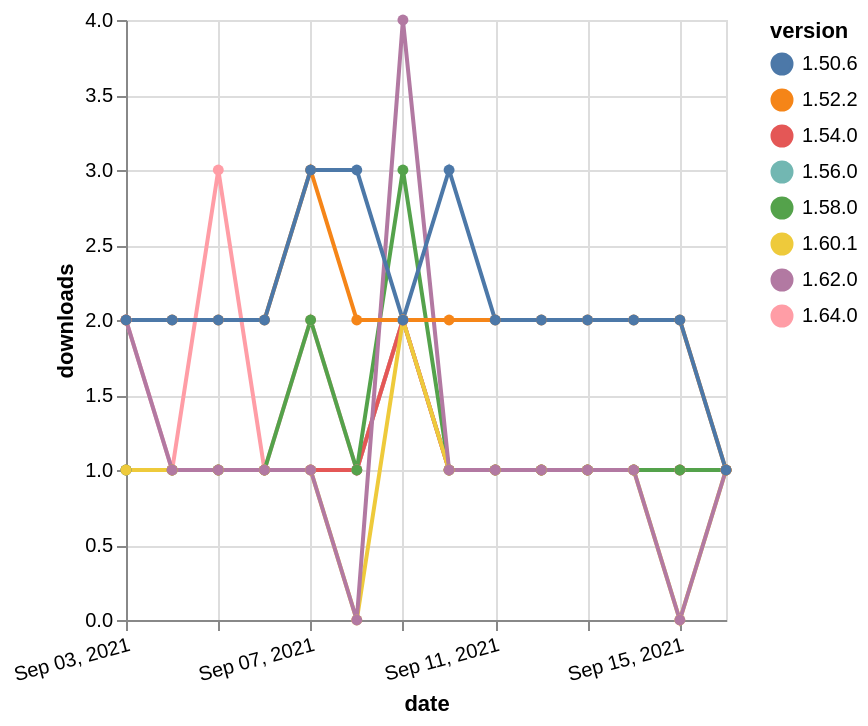

The specification (Vega-Lite) saved for this image:
### Vega-Lite specification from a JSON file in a GitHub repository (floating-point values rounded to 4 significant figures)
{"$schema": "https://vega.github.io/schema/vega-lite/v5.json", "description": "A simple bar chart with embedded data.", "data": {"values": [{"date": "2021-09-03", "total": 200, "delta": 1, "version": "1.56.0"}, {"date": "2021-09-04", "total": 201, "delta": 1, "version": "1.56.0"}, {"date": "2021-09-05", "total": 202, "delta": 1, "version": "1.56.0"}, {"date": "2021-09-06", "total": 203, "delta": 1, "version": "1.56.0"}, {"date": "2021-09-07", "total": 204, "delta": 1, "version": "1.56.0"}, {"date": "2021-09-08", "total": 205, "delta": 1, "version": "1.56.0"}, {"date": "2021-09-09", "total": 207, "delta": 2, "version": "1.56.0"}, {"date": "2021-09-10", "total": 208, "delta": 1, "version": "1.56.0"}, {"date": "2021-09-11", "total": 209, "delta": 1, "version": "1.56.0"}, {"date": "2021-09-12", "total": 210, "delta": 1, "version": "1.56.0"}, {"date": "2021-09-13", "total": 211, "delta": 1, "version": "1.56.0"}, {"date": "2021-09-14", "total": 212, "delta": 1, "version": "1.56.0"}, {"date": "2021-09-15", "total": 213, "delta": 1, "version": "1.56.0"}, {"date": "2021-09-16", "total": 214, "delta": 1, "version": "1.56.0"}, {"date": "2021-09-03", "total": 119, "delta": 2, "version": "1.64.0"}, {"date": "2021-09-04", "total": 120, "delta": 1, "version": "1.64.0"}, {"date": "2021-09-05", "total": 123, "delta": 3, "version": "1.64.0"}, {"date": "2021-09-06", "total": 124, "delta": 1, "version": "1.64.0"}, {"date": "2021-09-07", "total": 126, "delta": 2, "version": "1.64.0"}, {"date": "2021-09-08", "total": 127, "delta": 1, "version": "1.64.0"}, {"date": "2021-09-09", "total": 129, "delta": 2, "version": "1.64.0"}, {"date": "2021-09-10", "total": 130, "delta": 1, "version": "1.64.0"}, {"date": "2021-09-11", "total": 131, "delta": 1, "version": "1.64.0"}, {"date": "2021-09-12", "total": 132, "delta": 1, "version": "1.64.0"}, {"date": "2021-09-13", "total": 133, "delta": 1, "version": "1.64.0"}, {"date": "2021-09-14", "total": 134, "delta": 1, "version": "1.64.0"}, {"date": "2021-09-15", "total": 135, "delta": 1, "version": "1.64.0"}, {"date": "2021-09-16", "total": 136, "delta": 1, "version": "1.64.0"}, {"date": "2021-09-03", "total": 268, "delta": 1, "version": "1.54.0"}, {"date": "2021-09-04", "total": 269, "delta": 1, "version": "1.54.0"}, {"date": "2021-09-05", "total": 270, "delta": 1, "version": "1.54.0"}, {"date": "2021-09-06", "total": 271, "delta": 1, "version": "1.54.0"}, {"date": "2021-09-07", "total": 272, "delta": 1, "version": "1.54.0"}, {"date": "2021-09-08", "total": 273, "delta": 1, "version": "1.54.0"}, {"date": "2021-09-09", "total": 275, "delta": 2, "version": "1.54.0"}, {"date": "2021-09-10", "total": 276, "delta": 1, "version": "1.54.0"}, {"date": "2021-09-11", "total": 277, "delta": 1, "version": "1.54.0"}, {"date": "2021-09-12", "total": 278, "delta": 1, "version": "1.54.0"}, {"date": "2021-09-13", "total": 279, "delta": 1, "version": "1.54.0"}, {"date": "2021-09-14", "total": 280, "delta": 1, "version": "1.54.0"}, {"date": "2021-09-15", "total": 281, "delta": 1, "version": "1.54.0"}, {"date": "2021-09-16", "total": 282, "delta": 1, "version": "1.54.0"}, {"date": "2021-09-03", "total": 210, "delta": 1, "version": "1.58.0"}, {"date": "2021-09-04", "total": 211, "delta": 1, "version": "1.58.0"}, {"date": "2021-09-05", "total": 212, "delta": 1, "version": "1.58.0"}, {"date": "2021-09-06", "total": 213, "delta": 1, "version": "1.58.0"}, {"date": "2021-09-07", "total": 215, "delta": 2, "version": "1.58.0"}, {"date": "2021-09-08", "total": 216, "delta": 1, "version": "1.58.0"}, {"date": "2021-09-09", "total": 219, "delta": 3, "version": "1.58.0"}, {"date": "2021-09-10", "total": 220, "delta": 1, "version": "1.58.0"}, {"date": "2021-09-11", "total": 221, "delta": 1, "version": "1.58.0"}, {"date": "2021-09-12", "total": 222, "delta": 1, "version": "1.58.0"}, {"date": "2021-09-13", "total": 223, "delta": 1, "version": "1.58.0"}, {"date": "2021-09-14", "total": 224, "delta": 1, "version": "1.58.0"}, {"date": "2021-09-15", "total": 225, "delta": 1, "version": "1.58.0"}, {"date": "2021-09-16", "total": 226, "delta": 1, "version": "1.58.0"}, {"date": "2021-09-03", "total": 168, "delta": 1, "version": "1.60.1"}, {"date": "2021-09-04", "total": 169, "delta": 1, "version": "1.60.1"}, {"date": "2021-09-05", "total": 170, "delta": 1, "version": "1.60.1"}, {"date": "2021-09-06", "total": 171, "delta": 1, "version": "1.60.1"}, {"date": "2021-09-07", "total": 172, "delta": 1, "version": "1.60.1"}, {"date": "2021-09-08", "total": 172, "delta": 0, "version": "1.60.1"}, {"date": "2021-09-09", "total": 174, "delta": 2, "version": "1.60.1"}, {"date": "2021-09-10", "total": 175, "delta": 1, "version": "1.60.1"}, {"date": "2021-09-11", "total": 176, "delta": 1, "version": "1.60.1"}, {"date": "2021-09-12", "total": 177, "delta": 1, "version": "1.60.1"}, {"date": "2021-09-13", "total": 178, "delta": 1, "version": "1.60.1"}, {"date": "2021-09-14", "total": 179, "delta": 1, "version": "1.60.1"}, {"date": "2021-09-15", "total": 179, "delta": 0, "version": "1.60.1"}, {"date": "2021-09-16", "total": 180, "delta": 1, "version": "1.60.1"}, {"date": "2021-09-03", "total": 190, "delta": 2, "version": "1.62.0"}, {"date": "2021-09-04", "total": 191, "delta": 1, "version": "1.62.0"}, {"date": "2021-09-05", "total": 192, "delta": 1, "version": "1.62.0"}, {"date": "2021-09-06", "total": 193, "delta": 1, "version": "1.62.0"}, {"date": "2021-09-07", "total": 194, "delta": 1, "version": "1.62.0"}, {"date": "2021-09-08", "total": 194, "delta": 0, "version": "1.62.0"}, {"date": "2021-09-09", "total": 198, "delta": 4, "version": "1.62.0"}, {"date": "2021-09-10", "total": 199, "delta": 1, "version": "1.62.0"}, {"date": "2021-09-11", "total": 200, "delta": 1, "version": "1.62.0"}, {"date": "2021-09-12", "total": 201, "delta": 1, "version": "1.62.0"}, {"date": "2021-09-13", "total": 202, "delta": 1, "version": "1.62.0"}, {"date": "2021-09-14", "total": 203, "delta": 1, "version": "1.62.0"}, {"date": "2021-09-15", "total": 203, "delta": 0, "version": "1.62.0"}, {"date": "2021-09-16", "total": 204, "delta": 1, "version": "1.62.0"}, {"date": "2021-09-03", "total": 2264, "delta": 2, "version": "1.52.2"}, {"date": "2021-09-04", "total": 2266, "delta": 2, "version": "1.52.2"}, {"date": "2021-09-05", "total": 2268, "delta": 2, "version": "1.52.2"}, {"date": "2021-09-06", "total": 2270, "delta": 2, "version": "1.52.2"}, {"date": "2021-09-07", "total": 2273, "delta": 3, "version": "1.52.2"}, {"date": "2021-09-08", "total": 2275, "delta": 2, "version": "1.52.2"}, {"date": "2021-09-09", "total": 2277, "delta": 2, "version": "1.52.2"}, {"date": "2021-09-10", "total": 2279, "delta": 2, "version": "1.52.2"}, {"date": "2021-09-11", "total": 2281, "delta": 2, "version": "1.52.2"}, {"date": "2021-09-12", "total": 2283, "delta": 2, "version": "1.52.2"}, {"date": "2021-09-13", "total": 2285, "delta": 2, "version": "1.52.2"}, {"date": "2021-09-14", "total": 2287, "delta": 2, "version": "1.52.2"}, {"date": "2021-09-15", "total": 2289, "delta": 2, "version": "1.52.2"}, {"date": "2021-09-16", "total": 2290, "delta": 1, "version": "1.52.2"}, {"date": "2021-09-03", "total": 2402, "delta": 2, "version": "1.50.6"}, {"date": "2021-09-04", "total": 2404, "delta": 2, "version": "1.50.6"}, {"date": "2021-09-05", "total": 2406, "delta": 2, "version": "1.50.6"}, {"date": "2021-09-06", "total": 2408, "delta": 2, "version": "1.50.6"}, {"date": "2021-09-07", "total": 2411, "delta": 3, "version": "1.50.6"}, {"date": "2021-09-08", "total": 2414, "delta": 3, "version": "1.50.6"}, {"date": "2021-09-09", "total": 2416, "delta": 2, "version": "1.50.6"}, {"date": "2021-09-10", "total": 2419, "delta": 3, "version": "1.50.6"}, {"date": "2021-09-11", "total": 2421, "delta": 2, "version": "1.50.6"}, {"date": "2021-09-12", "total": 2423, "delta": 2, "version": "1.50.6"}, {"date": "2021-09-13", "total": 2425, "delta": 2, "version": "1.50.6"}, {"date": "2021-09-14", "total": 2427, "delta": 2, "version": "1.50.6"}, {"date": "2021-09-15", "total": 2429, "delta": 2, "version": "1.50.6"}, {"date": "2021-09-16", "total": 2430, "delta": 1, "version": "1.50.6"}]}, "width": "container", "mark": {"type": "line", "point": {"filled": true}}, "encoding": {"x": {"field": "date", "type": "temporal", "timeUnit": "yearmonthdate", "title": "date", "axis": {"labelAngle": -15}}, "y": {"field": "delta", "type": "quantitative", "title": "downloads"}, "color": {"field": "version", "type": "nominal"}, "tooltip": {"field": "delta"}}}
